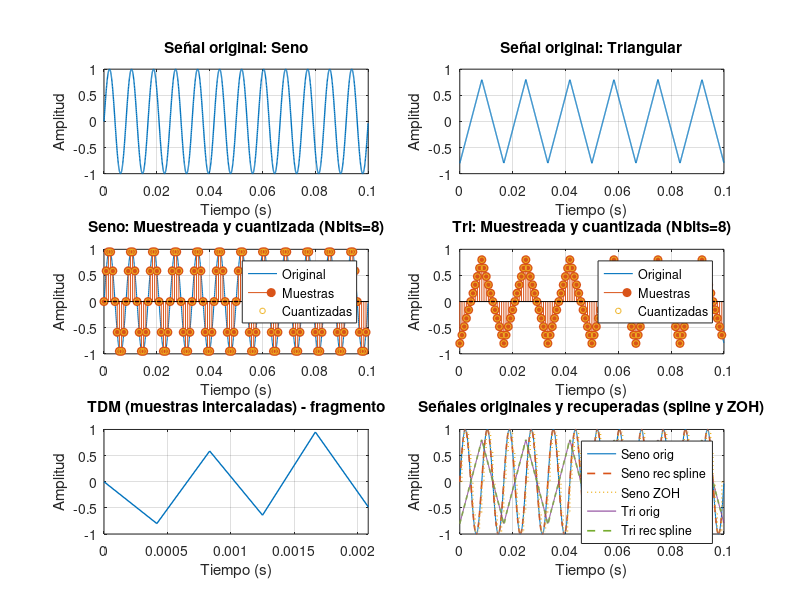

Here is the MATLAB script that generated this plot: (Note: this script raises an error after producing the figure.)
% TUTORIAL / EJEMPLO MATLAB: Generación de señales, PCM, TDM y recuperación
% Dirigido a estudiantes de telecomunicaciones (nivel intermedio).
% -------------------------------------------------------------
clear; close all; clc;

%% Parámetros de señal continua (simulación "alta resolución")
Fs_cont = 20000;          % frecuencia de muestreo "continua" para simular analogico (Hz)
T_cont = 0.1;             % duración de la señal (s)
t_cont = 0:1/Fs_cont:T_cont-1/Fs_cont;   % vector tiempo continuo

% Parámetros de cada señal (elige frecuencias que representen una banda base)
f_seno = 120;             % frecuencia seno (Hz)
f_tri  = 60;              % frecuencia triangular (Hz)
A_seno = 1.0;             % amplitud seno
A_tri  = 0.8;             % amplitud triangular

%% 1) Generación de la señal senoidal y triangular
x_seno = A_seno * sin(2*pi*f_seno*t_cont);

% Triangular sin toolboxes: señal triangular (amplitud entre -1 y 1)
% fórmula: tri(t) = 2 * abs( 2*(f*t - floor(f*t + 0.5)) ) - 1
x_tri = A_tri * (2*abs(2*(f_tri*t_cont - floor(f_tri*t_cont + 0.5))) - 1);

%% 2) Decidir frecuencia de muestreo para muestreador (respetando Nyquist)
% Teorema de Nyquist: fs >= 2 * f_max (f_max = la componente más alta)
f_max = max([f_seno, f_tri]);
% Elegimos sobremuestreo razonable (factor 10 para reducir aliasing en ejemplo)
factor_sobre = 10;
fs = max(2*f_max, factor_sobre * f_max);
fs = ceil(fs);            % frecuencia de muestreo usada por el muestreador (Hz)
Ts = 1/fs;

% Tiempo muestreado (vector de instantes de muestreo)
t_sample = 0:Ts:T_cont-Ts;
Nsamples = length(t_sample);

%% 3) Muestreo (emulación del muestreador)
% Muestreamos las señales continuas en los instantes t_sample (muestreo ideal)
x_seno_sampled = A_seno * sin(2*pi*f_seno*t_sample);
x_tri_sampled  = A_tri  * (2*abs(2*(f_tri*t_sample - floor(f_tri*t_sample + 0.5))) - 1);

% Para visualizaciones, también guardamos la versión muestreada como impulsiva
% (pero las señales sampleadas arriba sirven para PCM).

%% 4) Conversión a PCM (cuantización uniforme y codificación binaria)
Nbits = 8;                        % número de bits por muestra (puedes cambiarlo)
Nlevels = 2^Nbits;

% Normalizamos cada señal al rango [-1,1] antes de cuantizar (evitar saturaciones).
% Si ya conoces el rango real usalo en lugar de normalizar (aquí usamos amplitud maxima)
% Normalización por el valor máximo absoluto de cada señal muestreada:
max_seno = max(abs(x_seno_sampled));
max_tri  = max(abs(x_tri_sampled));
x_seno_norm = x_seno_sampled / max_seno;
x_tri_norm  = x_tri_sampled  / max_tri;

% Cuantizador uniforme: niveles de - (2^(N-1))..(2^(N-1)-1) (representación signed)
Qmax = 2^(Nbits-1) - 1;
% cuantización (enteros)
q_seno = round( x_seno_norm * Qmax );
q_tri  = round( x_tri_norm  * Qmax );

% Asegurar que no se desborde
q_seno(q_seno > Qmax) = Qmax;
q_seno(q_seno < -Qmax) = -Qmax;
q_tri(q_tri > Qmax) = Qmax;
q_tri(q_tri < -Qmax) = -Qmax;

% Reconstrucción cuantizada (nivel cuantizado a amplitud real)
x_seno_cuant = (q_seno / Qmax) * max_seno;
x_tri_cuant  = (q_tri  / Qmax) * max_tri;

% Codificación binaria (PCM): convertimos cada muestra (signed) a palabra Nbits
% Usamos representación en complemento a dos para signos.
% Para convertir en complemento a dos a cadena binaria trabajamos con uint16 offset.
offset = 2^(Nbits-1); % para pasar a un rango 0..2^N-1 (si usamos complemento a dos)
q_seno_unsigned = uint16( q_seno + offset ); % ahora 0..2^N-1
q_tri_unsigned  = uint16( q_tri  + offset );

pcm_seno_bin = dec2bin(q_seno_unsigned, Nbits); % matriz char: Nsamples x Nbits
pcm_tri_bin  = dec2bin(q_tri_unsigned, Nbits);

% Crear un bitstream (secuencial) por canal (concatenando palabras)
% (cada fila es una muestra; para bitstream por canal concatenamos filas)
pcm_seno_bitstream = reshape(pcm_seno_bin', 1, []); % char vector con '0'/'1'
pcm_tri_bitstream  = reshape(pcm_tri_bin',  1, []);

%% 5) Emulación TDM
% ---- 5a) TDM en dominio de muestras (intercalado de muestras)
% Estructura de trama simple: por cada instante n, enviamos muestra Seno(n) luego Tri(n)
% Esto es TDM a nivel de muestras (no bits).
tdm_muestras = zeros(1, 2*Nsamples);
tdm_muestras(1:2:end) = x_seno_sampled;   % posiciones impares
tdm_muestras(2:2:end) = x_tri_sampled;    % posiciones pares

% Tiempo asociado a la señal TDM (cada muestra ocupa Ts/2 en este esquema)
Ts_tdm = Ts / 2;
t_tdm = 0:Ts_tdm:(length(tdm_muestras)-1)*Ts_tdm;

% ---- 5b) TDM de bits: trama concatenada intercalando palabras binarias
% Construimos bitstream TDM alternando palabras completas de cada canal
% Ejemplo: [seno_word1, tri_word1, seno_word2, tri_word2, ...]
% Preasignar tamaño: cada muestra aporta Nbits
tdm_bits_len = 2 * Nsamples * Nbits;
tdm_bitstream = char(zeros(1, tdm_bits_len));
idx = 1;
for n = 1:Nsamples
    % palabra seno
    tdm_bitstream(idx:idx+Nbits-1) = pcm_seno_bin(n,:);
    idx = idx + Nbits;
    % palabra tri
    tdm_bitstream(idx:idx+Nbits-1) = pcm_tri_bin(n,:);
    idx = idx + Nbits;
end

%% 6) Recuperación (demultiplexado) y reconstrucción de señales
% Demultiplexado en dominio de muestras
rec_seno_samples = tdm_muestras(1:2:end); % tomar posiciones impares
rec_tri_samples  = tdm_muestras(2:2:end); % posiciones pares

% Reconstrucción en tiempo continuo (interpolación). Usamos interp1 con 'sinc-like' (pchip o spline)
% Vector de tiempos muestreados originales:
t_rec = t_sample; % Ts muestreo original
% Queremos reconstruir al tiempo de alta resolución t_cont
% Usaremos interpolación 'spline' para aproximar una reconstrucción (no es ideal, pero instructiva)
x_seno_rec = interp1(t_rec, rec_seno_samples, t_cont, 'spline');
x_tri_rec  = interp1(t_rec, rec_tri_samples,  t_cont, 'spline');

% Alternativa: reconstrucción por hold (ZOH) para mostrar diferencia:
x_seno_zoh = zeros(size(t_cont));
x_tri_zoh = zeros(size(t_cont));
for k=1:Nsamples
    idxs = (t_cont >= t_rec(k)) & (t_cont < t_rec(min(k+1,Nsamples)));
    x_seno_zoh(idxs) = rec_seno_samples(k);
    x_tri_zoh(idxs)  = rec_tri_samples(k);
end

%% 7) Gráficas (todas en una figura con subplots)
figure('Name','TDM y PCM - Ejemplo','Units','normalized','Position',[0.05 0.05 0.9 0.85]);

% 1: Señal original (alta resolución)
subplot(3,2,1);
plot(t_cont, x_seno, 'LineWidth', 1);
title('Señal original: Seno');
xlabel('Tiempo (s)'); ylabel('Amplitud');
grid on;

subplot(3,2,2);
plot(t_cont, x_tri, 'LineWidth', 1);
title('Señal original: Triangular');
xlabel('Tiempo (s)'); ylabel('Amplitud');
grid on;

% 2: Señales muestreadas y cuantizadas (muestras marcadas)
subplot(3,2,3);
plot(t_cont, x_seno, 'LineWidth', 0.8); hold on;
stem(t_sample, x_seno_sampled, 'filled'); % muestras
plot(t_sample, x_seno_cuant, 'o','MarkerSize',4); % muestras cuantizadas
title(sprintf('Seno: Muestreada y cuantizada (Nbits=%d)',Nbits));
xlabel('Tiempo (s)'); ylabel('Amplitud'); legend('Original','Muestras','Cuantizadas');
grid on; hold off;

subplot(3,2,4);
plot(t_cont, x_tri, 'LineWidth', 0.8); hold on;
stem(t_sample, x_tri_sampled, 'filled');
plot(t_sample, x_tri_cuant, 'o','MarkerSize',4);
title(sprintf('Tri: Muestreada y cuantizada (Nbits=%d)',Nbits));
xlabel('Tiempo (s)'); ylabel('Amplitud'); legend('Original','Muestras','Cuantizadas');
grid on; hold off;

% 3: TDM (muestras intercaladas) — mostramos fragmento para claridad
subplot(3,2,5);
plot(t_tdm, tdm_muestras, 'LineWidth', 1);
xlim([0, 5*Ts_tdm]); % mostrar unas pocas tramas
title('TDM (muestras intercaladas) - fragmento');
xlabel('Tiempo (s)'); ylabel('Amplitud'); grid on;

% 4: Señales recuperadas (comparación con original)
subplot(3,2,6);
plot(t_cont, x_seno, 'LineWidth', 0.8); hold on;
plot(t_cont, x_seno_rec, '--','LineWidth', 1.2);
plot(t_cont, x_seno_zoh, ':','LineWidth', 1);
plot(t_cont, x_tri, 'LineWidth', 0.6);
plot(t_cont, x_tri_rec, '--','LineWidth', 1.2);
legend('Seno orig','Seno rec spline','Seno ZOH','Tri orig','Tri rec spline');
title('Señales originales y recuperadas (spline y ZOH)');
xlabel('Tiempo (s)'); ylabel('Amplitud'); grid on; hold off;

% Ajustes finales: mejorar espaciado
sgtitle('Flujo: Generación -> Muestreo -> PCM -> TDM -> Recuperación');

%% 8) Mostrar métricas (SNR de cuantización aproximada)
% error cuantización por canal
err_seno = x_seno_sampled - x_seno_cuant;
err_tri  = x_tri_sampled  - x_tri_cuant;
SNR_seno_db = 10*log10( sum(x_seno_sampled.^2) / sum(err_seno.^2) );
SNR_tri_db  = 10*log10( sum(x_tri_sampled.^2)  / sum(err_tri.^2) );

fprintf('Frecuencia de muestreo usada fs = %d Hz (Ts = %.5f s)\n', fs, Ts);
fprintf('Muestras por canal = %d, Bits por muestra = %d\n', Nsamples, Nbits);
fprintf('SNR aproximada cuantizacion: Seno = %.2f dB, Tri = %.2f dB\n', SNR_seno_db, SNR_tri_db);

%% FIN DEL SCRIPT

% -------------------------------------------------------------------------
% En caso de requerir más especificaciones para ejecutar lo solicitado:
% - Indicar valores concretos de frecuencia y amplitud si no desea los de ejemplo.
% - Indicar Nbits deseados (por defecto Nbits=8).
% - Indicar si desea que la reconstrucción use un filtro ideal (sinc) en vez de 'spline'
%   (la implementación de sinc requiere ventana y convolución; con gusto la añado).
% - Indicar si quiere que la TDM sea por trama de tiempo fija con preámbulo, sincronismo, CRC, etc.
% - Indicar si desea que la salida TDM se exporte a un archivo binario (.bin) o a WAV (para audio).
% -------------------------------------------------------------------------
